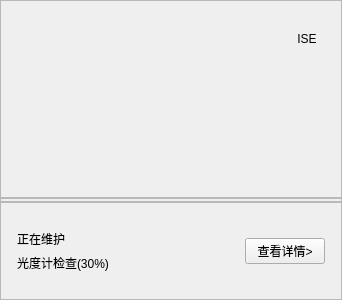
<?xml version="1.0" encoding="UTF-8"?>
<ui version="4.0">
 <class>DevMaintainStatusWgt</class>
 <widget class="QWidget" name="DevMaintainStatusWgt">
  <property name="geometry">
   <rect>
    <x>0</x>
    <y>0</y>
    <width>342</width>
    <height>300</height>
   </rect>
  </property>
  <property name="windowTitle">
   <string>DevMaintainStatusWgt</string>
  </property>
  <layout class="QVBoxLayout" name="verticalLayout">
   <property name="spacing">
    <number>0</number>
   </property>
   <property name="leftMargin">
    <number>0</number>
   </property>
   <property name="topMargin">
    <number>0</number>
   </property>
   <property name="rightMargin">
    <number>0</number>
   </property>
   <property name="bottomMargin">
    <number>0</number>
   </property>
   <item>
    <widget class="QFrame" name="TopFrame">
     <property name="minimumSize">
      <size>
       <width>0</width>
       <height>198</height>
      </size>
     </property>
     <property name="maximumSize">
      <size>
       <width>16777215</width>
       <height>198</height>
      </size>
     </property>
     <property name="styleSheet">
      <string/>
     </property>
     <property name="frameShape">
      <enum>QFrame::StyledPanel</enum>
     </property>
     <property name="frameShadow">
      <enum>QFrame::Raised</enum>
     </property>
     <property name="status" stdset="0">
      <string notr="true">empty</string>
     </property>
     <property name="devType" stdset="0">
      <string>i6000</string>
     </property>
     <layout class="QGridLayout" name="gridLayout" rowstretch="0,0" columnstretch="1,0">
      <property name="leftMargin">
       <number>0</number>
      </property>
      <property name="topMargin">
       <number>20</number>
      </property>
      <property name="rightMargin">
       <number>24</number>
      </property>
      <property name="bottomMargin">
       <number>0</number>
      </property>
      <property name="spacing">
       <number>0</number>
      </property>
      <item row="0" column="0">
       <spacer name="horizontalSpacer">
        <property name="orientation">
         <enum>Qt::Horizontal</enum>
        </property>
        <property name="sizeHint" stdset="0">
         <size>
          <width>293</width>
          <height>20</height>
         </size>
        </property>
       </spacer>
      </item>
      <item row="0" column="1">
       <widget class="QLabel" name="DevNameLab">
        <property name="minimumSize">
         <size>
          <width>0</width>
          <height>36</height>
         </size>
        </property>
        <property name="text">
         <string notr="true">ISE</string>
        </property>
        <property name="alignment">
         <set>Qt::AlignCenter</set>
        </property>
        <property name="status" stdset="0">
         <string>empty</string>
        </property>
       </widget>
      </item>
      <item row="1" column="1">
       <spacer name="verticalSpacer">
        <property name="orientation">
         <enum>Qt::Vertical</enum>
        </property>
        <property name="sizeHint" stdset="0">
         <size>
          <width>20</width>
          <height>40</height>
         </size>
        </property>
       </spacer>
      </item>
     </layout>
    </widget>
   </item>
   <item>
    <widget class="QFrame" name="GifFrame">
     <property name="minimumSize">
      <size>
       <width>0</width>
       <height>4</height>
      </size>
     </property>
     <property name="maximumSize">
      <size>
       <width>16777215</width>
       <height>4</height>
      </size>
     </property>
     <property name="frameShape">
      <enum>QFrame::StyledPanel</enum>
     </property>
     <property name="frameShadow">
      <enum>QFrame::Raised</enum>
     </property>
     <widget class="QLabel" name="GifLab">
      <property name="geometry">
       <rect>
        <x>0</x>
        <y>0</y>
        <width>400</width>
        <height>4</height>
       </rect>
      </property>
      <property name="minimumSize">
       <size>
        <width>0</width>
        <height>4</height>
       </size>
      </property>
      <property name="maximumSize">
       <size>
        <width>16777215</width>
        <height>4</height>
       </size>
      </property>
      <property name="text">
       <string/>
      </property>
     </widget>
    </widget>
   </item>
   <item>
    <widget class="QFrame" name="BottomFrame">
     <property name="frameShape">
      <enum>QFrame::StyledPanel</enum>
     </property>
     <property name="frameShadow">
      <enum>QFrame::Raised</enum>
     </property>
     <property name="status" stdset="0">
      <string>empty</string>
     </property>
     <layout class="QHBoxLayout" name="horizontalLayout" stretch="0,1,0">
      <property name="spacing">
       <number>0</number>
      </property>
      <property name="leftMargin">
       <number>16</number>
      </property>
      <property name="topMargin">
       <number>0</number>
      </property>
      <property name="rightMargin">
       <number>16</number>
      </property>
      <property name="bottomMargin">
       <number>0</number>
      </property>
      <item>
       <layout class="QVBoxLayout" name="verticalLayout_2" stretch="1,0,0,1">
        <item>
         <spacer name="verticalSpacer_2">
          <property name="orientation">
           <enum>Qt::Vertical</enum>
          </property>
          <property name="sizeHint" stdset="0">
           <size>
            <width>20</width>
            <height>40</height>
           </size>
          </property>
         </spacer>
        </item>
        <item>
         <widget class="QLabel" name="MaintainStatusLab">
          <property name="text">
           <string>正在维护</string>
          </property>
          <property name="status" stdset="0">
           <string notr="true">empty</string>
          </property>
         </widget>
        </item>
        <item>
         <widget class="QLabel" name="ProgressLab">
          <property name="minimumSize">
           <size>
            <width>0</width>
            <height>0</height>
           </size>
          </property>
          <property name="text">
           <string>光度计检查(30%)</string>
          </property>
          <property name="alignment">
           <set>Qt::AlignLeading|Qt::AlignLeft|Qt::AlignVCenter</set>
          </property>
          <property name="status" stdset="0">
           <string notr="true">empty</string>
          </property>
         </widget>
        </item>
        <item>
         <spacer name="verticalSpacer_3">
          <property name="orientation">
           <enum>Qt::Vertical</enum>
          </property>
          <property name="sizeHint" stdset="0">
           <size>
            <width>20</width>
            <height>40</height>
           </size>
          </property>
         </spacer>
        </item>
       </layout>
      </item>
      <item>
       <spacer name="horizontalSpacer_2">
        <property name="orientation">
         <enum>Qt::Horizontal</enum>
        </property>
        <property name="sizeHint" stdset="0">
         <size>
          <width>138</width>
          <height>20</height>
         </size>
        </property>
       </spacer>
      </item>
      <item>
       <widget class="QPushButton" name="DetailBtn">
        <property name="text">
         <string>查看详情&gt;</string>
        </property>
        <property name="status" stdset="0">
         <string notr="true">empty</string>
        </property>
       </widget>
      </item>
     </layout>
    </widget>
   </item>
  </layout>
 </widget>
 <layoutdefault spacing="6" margin="11"/>
 <resources/>
 <connections/>
</ui>
